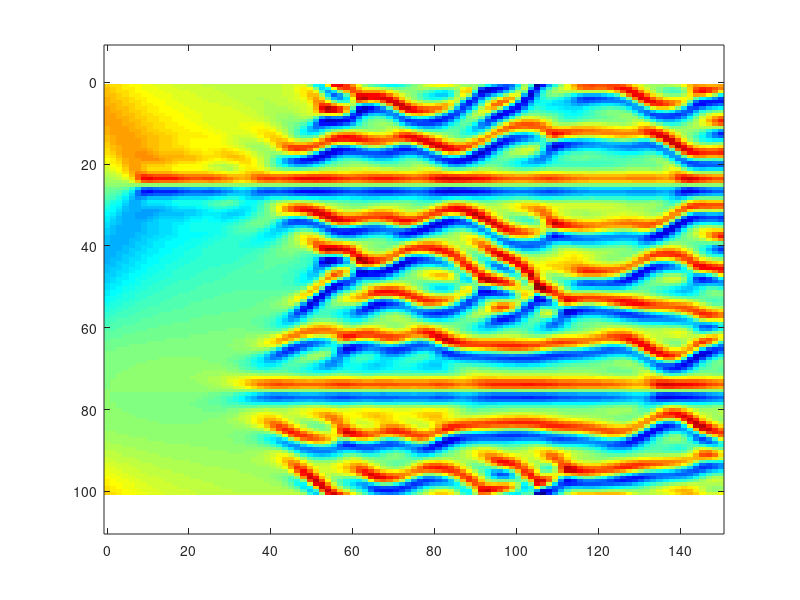

This chart was generated by the following MATLAB code:
# kursiv.m - solution of Kuramoto-Sivashinsky equation by ETDRK4 scheme
#
#   u_t = -u*u_x - u_xx - u_xxxx, periodic BCs on [0,32*pi]
#   computation is based on v = fft(u), so linear term is diagonal
#   compare p27.m in Trefethen, "Spectral Methods in MATLAB", SIAM 2000
#   AK Kassam and LN Trefethen, July 2002

#   Spatial grid and initial condition:
N   = 128;
x   = 32*pi*(1:N)'/N;
u   = cos(x/16).*(1+sin(x/16));
v   = fft(u);

# Precompute various ETDRK4 scalar quantities:
h = 1/4;                          # time step
k = [0:N/2-1 0 -N/2+1:-1]'/16;    # wave numbers
L = k.^2 - k.^4;                  # Fourier multipliers
E = exp(h*L); E2 = exp(h*L/2);
M = 16;                           # no. of points for complex means
r = exp(1i*pi*((1:M)-.5)/M);      # roots of unity
LR = h*L(:,ones(M,1)) + r(ones(N,1),:);
Q = h*real(mean(             (exp(LR/2)-1)./LR              ,2));
f1 = h*real(mean( (-4-LR+exp(LR).*(4-3*LR+LR.^2))./LR.^3 ,2));
f2 = h*real(mean(    (2+LR+exp(LR).*(-2+LR))./LR.^3     ,2));
f3 = h*real(mean( (-4-3*LR-LR.^2+exp(LR).*(4-LR))./LR.^3 ,2));

# Main time-stepping loop:
uu = u; tt = 0;
tmax = 150; nmax = round(tmax/h); nplt = floor((tmax/100)/h);
g = -0.5i*k;
for n = 1:nmax
    t = n*h;
    Nv = g.*fft(real(ifft(v)).^2);
    a = E2.*v + Q.*Nv;
    Na = g.*fft(real(ifft(a)).^2);
    b = E2.*v + Q.*Na;
    Nb = g.*fft(real(ifft(b)).^2);
    c = E2.*a + Q.*(2*Nb-Nv);
    Nc = g.*fft(real(ifft(c)).^2);
    v = E.*v + Nv.*f1 + 2*(Na+Nb).*f2 + Nc.*f3;
    if mod(n,nplt)==0
        u = real(ifft(v));
        uu = [uu,u]; tt = [tt,t];
    end
end
figure('Visible', 'off');
colormap(jet);
h = imagesc(tt,x,uu);
# set(h, 'EdgeColor', 'none');
axis equal;
saveas(gcf, 'kursiv.png');
